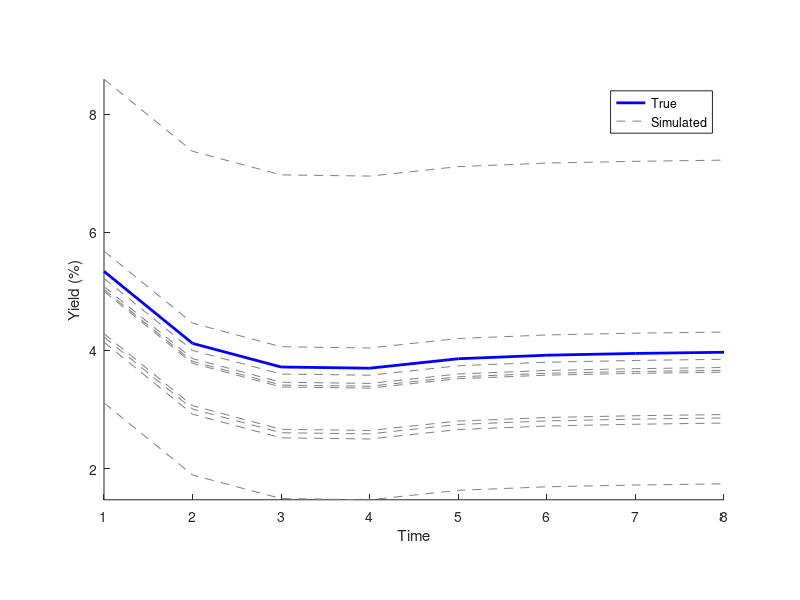

Recreate this plot in MATLAB. (Note: this script raises an error after producing the figure.)
%% Stock Data Intel Corporation (2012-2022)
% For Empirical Finance 3.2
% Assignment 2
% By team 40 (Levi Szabo, Barry Nicolas en Renzo Vermeulen)

%% House Keeping 

% Housekeeping
clear all;
close all;
clc; 

% Figure counter
f=0;

%% Question 1 (a)
par = 1000;
r= 0.073;
yield =[5.34 4.12 3.72 3.7 3.86 3.92 3.95 3.97];
T= length(yield)

% Price the bond
coupon= r*par;
cash_flow=coupon+zeros(1,T)
cash_flow(8)=cash_flow(8)+par
P= sum(cash_flow./((1+yield./100).^(1:T)))

%% Question 1 (b)
% Set seed for randomization
randn('state', 1512) % set the seed
% Draw of random numbers to add to the yield
S = 10; % number of simulations
sigma = 1.25 % daily yield volatility
eps = randn(1,S)* sigma; % generate random yield changes in a loop
% Add shift to the yield
ysim=zeros(T,S);
for s = 1:10
     ysim(:,s) = yield + eps(s);
end
% Plot the different yields
f=f+1;
figure(f)
hold on
plot(yield, '-','color', 'b', 'LineWidth',2)
plot(ysim,'--','color',[0.5 0.5 0.5])
legend('True','Simulated')
xlabel('Time')
ylabel('Yield (%)')
daspect([1 1.5 1]);
ylim([3 10])
axis tight; 
hold off

%% Question 2 (a)
% Load the data using hist_stock_data.m
price = hist_stock_data('01012012',['31122022'],'INTC');
% Calculating simple returns
simple_y=(price.Close(2:end)-price.Close(1:end-1))./price.Close(1:end-1)
% Obtain sample statistics for simple returns
mean(simple_y)
std(simple_y)
min(simple_y)
max(simple_y)
% Obtain first and third quartiles for simple returns
% Step 1 - rank the data
y = sort(simple_y);
% Compute first quartile
Q(1) = median(y(find(y<median(y))));
display (Q(1))
% Compute third quartile
Q(3) = median(y(find(y>median(y))));
display (Q(3))

%% Question 2 (b) p=0.01

% Prepare the estimations by setting up the Matlab environment
% VaR(0.01) !
T = length(simple_y);          % number of observations for return y
WE = 1000;                     % estimation window length
p = 0.01;                      % VaR probability
value = 1;                     % portfolio value

VaR = NaN(T-WE, 1);             % matrix to hold VaR forecasts for 2 models

% Compute the VaR forecasts for using historic simulations 
index = p*WE;

for t=1:(T-WE)
 data= simple_y(t:WE-1+t); 
 data=sort(data);
 VaR(t,1) = -1*data(index)*value;
end 

% Plot returns and VaR
f=f+1; 
figure(f)
hold on 
plot(datetime(price.Date(WE+2:end)), simple_y(WE+1:end),'color',[0.5 0.5 0.5]); 
plot(datetime(price.Date(WE+2:end)), (-1)*VaR(:,1));
xlabel('Time');
ylabel('Returns')
legend('','VaR(0.01) using HS');
hold off

%% Question 2 (b) p=0.05
%% Prepare the estimations by setting up the Matlab environment
% VaR(0.05) !
T = length(simple_y);          % number of observations for return y
WE = 1000;                     % estimation window length
p = 0.05;                      % VaR probability
value = 1;                     % portfolio value

VaR = NaN(T-WE,1);             % matrix to hold VaR forecasts for 1 model

% Compute the VaR forecasts using historic simulations 
index = p*WE;

for t=1:(T-WE)
 data= simple_y(t:WE-1+t); 
 data=sort(data);
 VaR(t,1) = -1*data(index)*value;
end 
% Save the model outcomes in a mat file
save tmp.mat

clear all;
close all;
clc; 

load tmp.mat
% Plot returns and VaR
f=f+1; 
figure(f)
hold on 
plot(datetime(price.Date(WE+2:end)), simple_y(WE+1:end),'color',[0.5 0.5 0.5]); 
plot(datetime(price.Date(WE+2:end)), (-1)*VaR(:,1));
xlabel('Time');
ylabel('Returns')
legend('','VaR(0.05) using HS');
hold off
